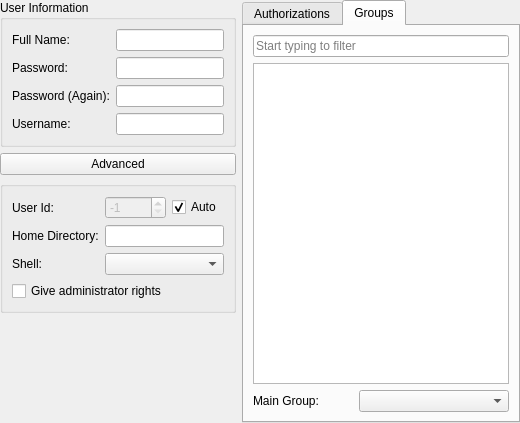
<?xml version="1.0" encoding="UTF-8"?>
<ui version="4.0">
 <class>EditUserWidget</class>
 <widget class="QWidget" name="EditUserWidget">
  <property name="geometry">
   <rect>
    <x>0</x>
    <y>0</y>
    <width>520</width>
    <height>423</height>
   </rect>
  </property>
  <property name="sizePolicy">
   <sizepolicy hsizetype="MinimumExpanding" vsizetype="MinimumExpanding">
    <horstretch>0</horstretch>
    <verstretch>0</verstretch>
   </sizepolicy>
  </property>
  <property name="windowTitle">
   <string notr="true">EditUserWidget</string>
  </property>
  <layout class="QGridLayout" name="gridLayout_2">
   <property name="margin">
    <number>0</number>
   </property>
   <item row="0" column="0">
    <widget class="QGroupBox" name="groupBox">
     <property name="sizePolicy">
      <sizepolicy hsizetype="Expanding" vsizetype="Preferred">
       <horstretch>0</horstretch>
       <verstretch>0</verstretch>
      </sizepolicy>
     </property>
     <property name="title">
      <string>User Information</string>
     </property>
     <layout class="QGridLayout" name="gridLayout">
      <item row="0" column="0">
       <widget class="QLabel" name="label_3">
        <property name="text">
         <string>Full Name:</string>
        </property>
       </widget>
      </item>
      <item row="0" column="1" colspan="2">
       <widget class="QLineEdit" name="lineFullname">
        <property name="text">
         <string notr="true"/>
        </property>
       </widget>
      </item>
      <item row="1" column="0">
       <widget class="QLabel" name="label_4">
        <property name="text">
         <string>Password:</string>
        </property>
       </widget>
      </item>
      <item row="1" column="1" colspan="2">
       <widget class="QLineEdit" name="linePassword">
        <property name="text">
         <string notr="true"/>
        </property>
        <property name="echoMode">
         <enum>QLineEdit::Password</enum>
        </property>
       </widget>
      </item>
      <item row="2" column="0">
       <widget class="QLabel" name="label_5">
        <property name="text">
         <string>Password (Again):</string>
        </property>
       </widget>
      </item>
      <item row="2" column="1" colspan="2">
       <widget class="QLineEdit" name="linePasswordAgain">
        <property name="text">
         <string notr="true"/>
        </property>
        <property name="echoMode">
         <enum>QLineEdit::Password</enum>
        </property>
       </widget>
      </item>
      <item row="6" column="0">
       <widget class="QLabel" name="label_2">
        <property name="text">
         <string>Username:</string>
        </property>
       </widget>
      </item>
      <item row="6" column="1" colspan="2">
       <widget class="QLineEdit" name="lineUsername">
        <property name="text">
         <string notr="true"/>
        </property>
       </widget>
      </item>
     </layout>
    </widget>
   </item>
   <item row="2" column="0" rowspan="2">
    <widget class="QGroupBox" name="advancedGroup">
     <property name="sizePolicy">
      <sizepolicy hsizetype="Preferred" vsizetype="Fixed">
       <horstretch>0</horstretch>
       <verstretch>0</verstretch>
      </sizepolicy>
     </property>
     <property name="title">
      <string/>
     </property>
     <layout class="QGridLayout" name="gridLayout_5">
      <item row="1" column="0">
       <widget class="QLabel" name="label_6">
        <property name="text">
         <string>Home Directory:</string>
        </property>
       </widget>
      </item>
      <item row="1" column="1" colspan="2">
       <widget class="QLineEdit" name="lineHomeDir">
        <property name="text">
         <string notr="true"/>
        </property>
       </widget>
      </item>
      <item row="2" column="0">
       <widget class="QLabel" name="label_7">
        <property name="text">
         <string>Shell:</string>
        </property>
       </widget>
      </item>
      <item row="2" column="1" colspan="2">
       <widget class="QComboBox" name="comboShell">
        <property name="enabled">
         <bool>true</bool>
        </property>
        <property name="acceptDrops">
         <bool>true</bool>
        </property>
        <property name="editable">
         <bool>false</bool>
        </property>
        <property name="sizeAdjustPolicy">
         <enum>QComboBox::AdjustToContentsOnFirstShow</enum>
        </property>
       </widget>
      </item>
      <item row="3" column="0" colspan="3">
       <widget class="QCheckBox" name="checkAdmin">
        <property name="text">
         <string>Give administrator rights</string>
        </property>
       </widget>
      </item>
      <item row="0" column="0">
       <widget class="QLabel" name="label">
        <property name="locale">
         <locale language="Turkish" country="Turkey"/>
        </property>
        <property name="text">
         <string>User Id:</string>
        </property>
       </widget>
      </item>
      <item row="0" column="1">
       <widget class="QSpinBox" name="spinId">
        <property name="enabled">
         <bool>false</bool>
        </property>
        <property name="minimum">
         <number>-1</number>
        </property>
        <property name="maximum">
         <number>65535</number>
        </property>
        <property name="value">
         <number>-1</number>
        </property>
       </widget>
      </item>
      <item row="0" column="2">
       <widget class="QCheckBox" name="checkAutoId">
        <property name="text">
         <string>Auto</string>
        </property>
        <property name="checked">
         <bool>true</bool>
        </property>
       </widget>
      </item>
     </layout>
    </widget>
   </item>
   <item row="1" column="0">
    <widget class="QPushButton" name="pushAdvanced">
     <property name="text">
      <string>Advanced</string>
     </property>
     <property name="checkable">
      <bool>true</bool>
     </property>
     <property name="flat">
      <bool>false</bool>
     </property>
    </widget>
   </item>
   <item row="4" column="0">
    <spacer name="verticalSpacer">
     <property name="orientation">
      <enum>Qt::Vertical</enum>
     </property>
     <property name="sizeHint" stdset="0">
      <size>
       <width>20</width>
       <height>40</height>
      </size>
     </property>
    </spacer>
   </item>
   <item row="5" column="0">
    <layout class="QHBoxLayout" name="horizontalLayout">
     <item>
      <widget class="QLabel" name="labelSign">
       <property name="minimumSize">
        <size>
         <width>22</width>
         <height>22</height>
        </size>
       </property>
       <property name="maximumSize">
        <size>
         <width>22</width>
         <height>22</height>
        </size>
       </property>
       <property name="text">
        <string notr="true"/>
       </property>
       <property name="scaledContents">
        <bool>true</bool>
       </property>
      </widget>
     </item>
     <item>
      <widget class="QLabel" name="labelWarning">
       <property name="text">
        <string notr="true"/>
       </property>
       <property name="wordWrap">
        <bool>true</bool>
       </property>
      </widget>
     </item>
    </layout>
   </item>
   <item row="0" column="1" rowspan="9">
    <widget class="QTabWidget" name="tabWidget">
     <property name="currentIndex">
      <number>1</number>
     </property>
     <widget class="QWidget" name="tabAuthorizations">
      <attribute name="title">
       <string>Authorizations</string>
      </attribute>
      <layout class="QGridLayout" name="gridLayout_4">
       <item row="1" column="0">
        <widget class="QTreeWidget" name="treeAuthorizations">
         <property name="sizePolicy">
          <sizepolicy hsizetype="Expanding" vsizetype="MinimumExpanding">
           <horstretch>0</horstretch>
           <verstretch>0</verstretch>
          </sizepolicy>
         </property>
         <property name="headerHidden">
          <bool>true</bool>
         </property>
         <property name="columnCount">
          <number>1</number>
         </property>
         <column>
          <property name="text">
           <string notr="true">Policy</string>
          </property>
         </column>
        </widget>
       </item>
       <item row="5" column="0">
        <widget class="Line" name="line_3">
         <property name="orientation">
          <enum>Qt::Horizontal</enum>
         </property>
        </widget>
       </item>
       <item row="6" column="0">
        <widget class="QPushButton" name="pushAuth">
         <property name="text">
          <string>Apply this policy to all actions</string>
         </property>
        </widget>
       </item>
       <item row="2" column="0">
        <widget class="QWidget" name="authGroup" native="true">
         <property name="enabled">
          <bool>false</bool>
         </property>
         <layout class="QVBoxLayout" name="verticalLayout">
          <property name="margin">
           <number>0</number>
          </property>
          <item>
           <widget class="QRadioButton" name="radioAuthDefault">
            <property name="text">
             <string>Use system settings</string>
            </property>
            <property name="checked">
             <bool>true</bool>
            </property>
           </widget>
          </item>
          <item>
           <widget class="QRadioButton" name="radioAuthYes">
            <property name="text">
             <string>Authorize user</string>
            </property>
           </widget>
          </item>
          <item>
           <widget class="QRadioButton" name="radioAuthNo">
            <property name="text">
             <string>Deny user</string>
            </property>
           </widget>
          </item>
         </layout>
        </widget>
       </item>
       <item row="0" column="0">
        <widget class="QLineEdit" name="lineEdit">
         <property name="enabled">
          <bool>true</bool>
         </property>
         <property name="placeholderText">
          <string>Start typing to filter</string>
         </property>
        </widget>
       </item>
      </layout>
     </widget>
     <widget class="QWidget" name="tabGroups">
      <attribute name="title">
       <string>Groups</string>
      </attribute>
      <layout class="QGridLayout" name="gridLayout_3">
       <item row="1" column="0" colspan="2">
        <widget class="QListWidget" name="listGroups">
         <property name="sizePolicy">
          <sizepolicy hsizetype="Expanding" vsizetype="MinimumExpanding">
           <horstretch>0</horstretch>
           <verstretch>0</verstretch>
          </sizepolicy>
         </property>
        </widget>
       </item>
       <item row="2" column="0">
        <widget class="QLabel" name="label_8">
         <property name="sizePolicy">
          <sizepolicy hsizetype="Preferred" vsizetype="Preferred">
           <horstretch>0</horstretch>
           <verstretch>0</verstretch>
          </sizepolicy>
         </property>
         <property name="minimumSize">
          <size>
           <width>100</width>
           <height>0</height>
          </size>
         </property>
         <property name="text">
          <string>Main Group:</string>
         </property>
        </widget>
       </item>
       <item row="2" column="1">
        <widget class="QComboBox" name="comboMainGroup">
         <property name="sizePolicy">
          <sizepolicy hsizetype="Expanding" vsizetype="Fixed">
           <horstretch>0</horstretch>
           <verstretch>0</verstretch>
          </sizepolicy>
         </property>
        </widget>
       </item>
       <item row="0" column="0" colspan="2">
        <widget class="QLineEdit" name="lineEdit_2">
         <property name="placeholderText">
          <string>Start typing to filter</string>
         </property>
        </widget>
       </item>
      </layout>
     </widget>
    </widget>
   </item>
  </layout>
 </widget>
 <tabstops>
  <tabstop>lineFullname</tabstop>
  <tabstop>linePassword</tabstop>
  <tabstop>linePasswordAgain</tabstop>
  <tabstop>lineUsername</tabstop>
  <tabstop>tabWidget</tabstop>
 </tabstops>
 <resources/>
 <connections>
  <connection>
   <sender>pushAdvanced</sender>
   <signal>clicked(bool)</signal>
   <receiver>advancedGroup</receiver>
   <slot>setVisible(bool)</slot>
   <hints>
    <hint type="sourcelabel">
     <x>46</x>
     <y>186</y>
    </hint>
    <hint type="destinationlabel">
     <x>46</x>
     <y>221</y>
    </hint>
   </hints>
  </connection>
 </connections>
</ui>
